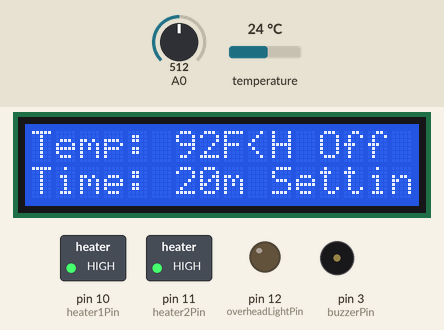
Bench run of a sketch on a simulated Arduino Uno, built with avr-gcc and run on an emulated ATmega328P. Parts: 16×2 character LCD, switched loads named in the sketch (green lamp = pin HIGH), output pins drawn as LEDs (lit = HIGH), buzzer (waves = sounding, pin HIGH). The test bench sets the inputs (shaded band); at power-on: A0 = 512, temperature 24 °C. EEPROM starts erased; what the sketch prints to the serial monitor is not drawn.

Above: at 1.2 s.
1.3 s: A0 set to 370
At 1.8 s:
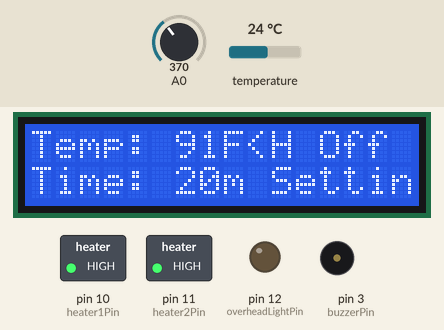
3.0 s: A0 set to 389
At 3.8 s:
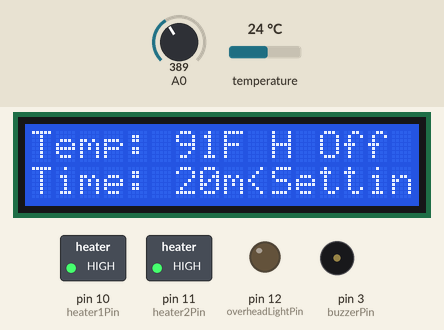
4.8 s: A0 set to 306
At 5.6 s:
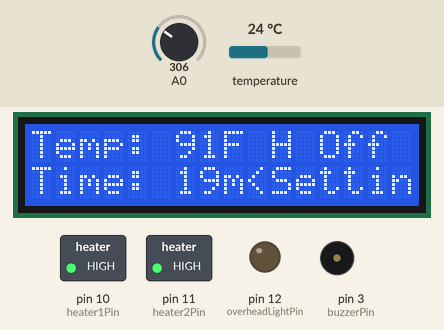
6.4 s: A0 set to 390
At 7.7 s:
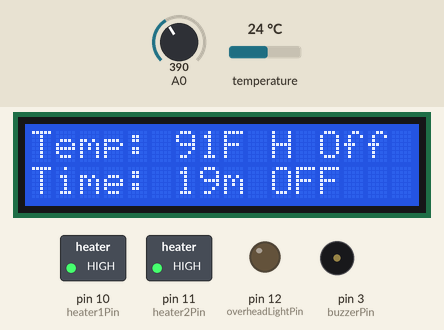
8.0 s: A0 set to 52
9.5 s: A0 set to 46
At 10.2 s:
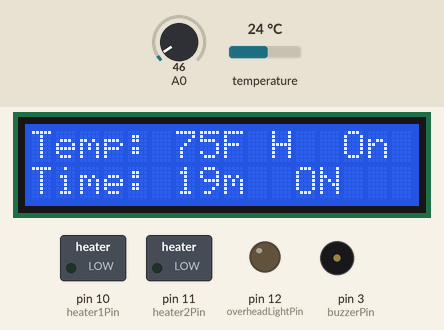
Timing chart, 0 to 12.2 s (numbered marks = the images above; inputs shaded):
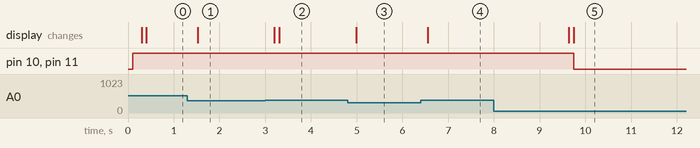

The sketch:

arduino-sauna-control.ino
```cpp
//arduinosaunacontrol
//Sauna Control to replace broken proprietary control system
//Author: formerredbeard
//Version: .8a

//Reverse Relay Operations.
//Set normallyClosed
//to true to have the Arduino send power to close the relay to engage the heaters
//or false to send power to the relay to keep the heater off and remove power to engage heater
//Note: This is only for Heaters - it will not change the Light pin output
boolean normallyClosed = false;

//Temperature Variables and Constants. Temps are in F
byte maxTemp = 195;
byte minTemp = 85;
int lowAlarmTemp = 0;
byte highAlarmTemp = 211;  //Noted the temp crested about 5-6 degrees above the setTemp temp in my sauna with heaters off so this should be at least 15 degrees above the maxTemp
byte TempLow = 0;
byte lastTemp;
byte TempSet;
float tempC;
float tempF;
byte hOFF = 0;
byte hON = 1;

//Time and Timer Variables
byte lastTime;
byte TimeSet;
unsigned long minuteTimer = 60000;
unsigned long lastMinute;

//State of operation Variables
byte opState = 0;
char setModeText[2] = { ' ', ' '};
byte setModeLevel = 0;
String displayOpMode[2] = { "     ", "OFF"};

//Pins for Output
byte heater1Pin = 10;
byte heater2Pin = 11;
byte overheadLightPin = 12;
byte buzzerPin = 3;

//Variables for EEPROM
#include <EEPROM.h>
byte LastTempAddr = 0;
byte LastTimeAddr = 1;

//Temperature Sensor
#include <OneWire.h>
#include <DallasTemperature.h>
//Temperature Probe connected to Pin 2
#define ONE_WIRE_BUS 2
OneWire oneWire(ONE_WIRE_BUS);
DallasTemperature sensors(&oneWire);
//DeviceAddress SensorAddr = { 0x28, 0xFF, 0x55, 0x8E, 0x03, 0x15, 0x02, 0x88 };
DeviceAddress SensorAddr;

//Display and Button Variables
//LCD Screen - RobotDyn
#include <LiquidCrystal.h>
LiquidCrystal lcd(8, 9, 4, 5, 6, 7);
// define some values used by the panel    buttons
int lcd_key     = 0;
int adc_key_in  = 0;
#define btnONOFF  0
#define btnUP     1
#define btnDOWN   2
#define btnMODE   3
#define btnLIGHT  4
#define btnNONE   5
char displayUnit[2] = { 'F', 'm'};
byte displayItem[2];
String displayPrefix[2] = { "Temp: ", "Time: "};
byte btnPressed;
byte blinkLightCounter = 0;
String lineDisplay;
byte s;
byte len;
long lastDebounceTime = 0;   // the last time the output pin was toggled
byte debounceDelay = 15;     // Adjust for jitter (if you get a false reading increase this number)
byte lastButtonState;    // the previous reading from the input pin
byte pressedBtn = 0;

// ---------------------------------------------------
//Start of Function Definitions

// read the buttons
int read_LCD_buttons(){
 adc_key_in = analogRead(0);      // read the value from the sensor

 //my buttons when read are centered at these valies: 0, 144, 329, 504, 741
 // we add approx 50 to those values and check to see if we are close
 // if (adc_key_in > 1000) return btnNONE; // W e make this the 1st option for speed reasons since it will be the most likely result
 // For V1.1 us this threshold
 /* if (adc_key_in < 50)   return btnONOFF;
 if (adc_key_in < 250)  return btnUP;
 if (adc_key_in < 450)  return btnDOWN;
 if (adc_key_in < 650)  return btnMODE;
 if (adc_key_in < 850)  return btnLIGHT;
*/
 byte tmpButtonState = btnNONE;  // when all others fail, tmpButtonState = ...
 if (adc_key_in < 790)  tmpButtonState = btnLIGHT;
 if (adc_key_in < 555)  tmpButtonState = btnMODE;
 if (adc_key_in < 380)  tmpButtonState = btnDOWN;
 if (adc_key_in < 195)  tmpButtonState = btnUP;
 if (adc_key_in < 50)   tmpButtonState = btnONOFF;

 //Serial.print("tmpButtonState");
 //Serial.println(tmpButtonState);

    // If the switch changed (due to noise OR pressing)
    if (tmpButtonState != lastButtonState) {
        // reset the debouncing timer
        lastDebounceTime = millis();
        lastButtonState = tmpButtonState;
        pressedBtn = 1;
    }

   if (((millis() - lastDebounceTime) > debounceDelay) and (pressedBtn > 0)) {
        // Assume this press is legitimate, so set it as btnPressed
        pressedBtn = 0;
        return tmpButtonState;
    }
 return btnNONE;
}

void updateDisplay() {
//  Serial.println(LineNum);
  byte LineNum;
  for (LineNum=0; LineNum<2; LineNum++){
    lineDisplay =displayPrefix[LineNum] + String(displayItem[LineNum]) + displayUnit[LineNum] + setModeText[LineNum] + displayOpMode[LineNum];
    len=lineDisplay.length();
    for(s=0; s<16-len; s++) lineDisplay+=" ";
    lcd.setCursor(0,LineNum);
    lcd.print(lineDisplay);
//    Serial.println(lineDisplay);
  }
}

void setTemp(int incTemp){
  TempSet=TempSet + incTemp;
  if (TempSet < minTemp) TempSet=minTemp;
  if (TempSet > maxTemp) TempSet=maxTemp;
  displayItem[0]=TempSet;
  TempLow = TempSet - 2;
}

void setTime(int incTime){
  TimeSet=TimeSet + incTime;
  if (TimeSet < 1) TimeSet=1;
  if (TimeSet > 99) TimeSet=99;
  displayItem[1]=TimeSet;
}

void turnOff(){
    displayOpMode[0]="    ";
    displayOpMode[1]="OFF";
    displayItem[0]=TempSet;
    displayItem[1]=TimeSet;
    heaterCtrl(hOFF);
    updateDisplay();
    opState = 0;
}

void heaterCtrl(boolean hctrl){
   if (hctrl) {
    displayOpMode[0] = "H  On";
   }
   else {
    displayOpMode[0] = "H Off";
   }

   //Reverse if necessary
   if (!normallyClosed) {
     hctrl = !hctrl;
   }


   digitalWrite(heater1Pin, hctrl);
   digitalWrite(heater2Pin, hctrl);
}

void OnState(){
    //check buttons
    btnPressed = read_LCD_buttons();
//    if (btnPressed != btnNONE) {
      switch (btnPressed) {
        case btnONOFF:
         turnOff();
         delay(3000);  //until I get Debouncing Buttons fixed. After that likely change to 3000
         return;
         break;
        case btnLIGHT:
         digitalWrite(overheadLightPin, !digitalRead(overheadLightPin));
         delay(1500); //Without a delay the unit would lose connection with the Temp Probe briefly when toggling light. Did not test what min delay here would be.
         Serial.print("Light State: ");
         Serial.println(digitalRead(overheadLightPin));

         break;
//      }
    }
    //check timer
    if ((millis() - lastMinute) > minuteTimer) {
        lastMinute=millis();
        if (--displayItem[1] < 1){
          turnOff();
          //Sound End Buzzer and Blink Light
          while (blinkLightCounter < 14) {
                blinkLightCounter++;
                digitalWrite(overheadLightPin, !digitalRead(overheadLightPin));
                tone(buzzerPin, 1000);
                delay(400);
                noTone(buzzerPin);
                delay (400);
          }
          blinkLightCounter = 0;
          return;
        }
    }
    //check temp and take appropriate actions with the heaters
    tempC = sensors.getTempC(SensorAddr);
    tempF = DallasTemperature::toFahrenheit(tempC);
    Serial.println(tempF);

    displayItem[0]=tempF;
    if ((tempF > highAlarmTemp) or (tempF < lowAlarmTemp)){
      opState = 3;
    }
    if (tempF > TempSet) {
      //turn off heaters
      heaterCtrl(hOFF);
    }
    if (tempF < TempLow) {
      //turn on heaters
      heaterCtrl(hON);
    }

    //Update Display
    updateDisplay();

}

void OffState(){
    //check buttons
    btnPressed = read_LCD_buttons();
    switch (btnPressed) {
      case btnONOFF:
         opState = 1; //Change to OnState
         //delay(3000); //just till I learn how to debounce the buttons
         displayOpMode[1]=" ON";
         updateDisplay();
         if (lastTemp!=TempSet) {
          lastTemp = TempSet;
          EEPROM.write(LastTempAddr,TempSet);
         }
         if (lastTime!=TimeSet){
          lastTime = TimeSet;
          EEPROM.write(LastTimeAddr,lastTime);
         }
         //Set time for timer to start

         updateDisplay();
         lastMinute=millis();
         break;
      case btnLIGHT:
         digitalWrite(overheadLightPin, !digitalRead(overheadLightPin));
         Serial.print("Light State: ");
         Serial.println(digitalRead(overheadLightPin));
         break;
      case btnMODE:
         opState = 2; //Change to SetState
         setModeLevel = 0;
         displayOpMode[1]="Settings";
         updateDisplay();
         break;
    }

}

void SetState(){
    updateDisplay();
    setModeText[setModeLevel] = '<';
    updateDisplay();
    //check buttons
    btnPressed = read_LCD_buttons();
    switch (btnPressed) {
      case btnUP:
         if (setModeLevel < 1) {
         setTemp(1);
         }
         else {
         setTime(1);
         }
         break;
      case btnDOWN:
         if (setModeLevel < 1) {
         setTemp(-1);
         }
         else {
         setTime(-1);
         }
         break;
       case btnMODE:
         if (setModeLevel < 1){
          setModeText[setModeLevel] = ' ';
          updateDisplay();
          setModeLevel=1;

         }
         else{
          setModeText[setModeLevel] = ' ';
          setModeLevel=0;
          opState=0;
          displayOpMode[1]="OFF";
          updateDisplay();
         }
         break;
    }

    updateDisplay();
}

void alarmState(){
  heaterCtrl(hOFF);
  //Sound Alarm Bell
  lcd.setCursor(0,0);
  lcd.print("ALARM: "+String(tempF)+"F");
  lcd.setCursor(0,1);
  lcd.print("  REMOVE POWER  ");
  //Blink light first few times
  if (blinkLightCounter++ < 20) {
    digitalWrite(overheadLightPin, HIGH);
    tone(buzzerPin, 1500);
    delay(300);
    digitalWrite(overheadLightPin, LOW);
  }
  noTone(buzzerPin);
  delay(700);
  lcd.setCursor(0,0);
  lcd.print("                ");
//  delay(50000);  //added for debug troubleshooting

}


// ---------------------------------------------------
//Start of Builtin Setup and Loop function Definitions


void setup() {

  Serial.begin(9600);
  Serial.println("Sauna Test");
  opState = 0;
  lcd.begin(16, 2);
  lcd.clear();
  lastTemp = EEPROM.read(LastTempAddr);
  if((lastTemp < minTemp) || (lastTemp > maxTemp)) {
    lastTemp = 92;  //Starting temp used for testing as I could put hand on probe to warm.
  }
  TempSet = lastTemp;
  TempLow = TempSet - 1;
  displayItem[0] = TempSet;
  Serial.println("lastTemp TempSet TempLow");
  Serial.println(lastTemp);
  Serial.println(TempSet);
  Serial.println(TempLow);

  lastTime = EEPROM.read(LastTimeAddr);
  if((lastTime < 2) || (lastTime > 99)) {
    lastTime = 20;
  }
  TimeSet = lastTime;

  displayItem[1] = TimeSet;

  sensors.begin();
  if (!sensors.getAddress(SensorAddr, 0)) opState = 3;
  sensors.setResolution(SensorAddr, 9);
  Serial.println("TimeSet");
  Serial.println(TimeSet);

  updateDisplay();

  pinMode(heater1Pin, OUTPUT);
  pinMode(heater2Pin, OUTPUT);
  heaterCtrl(hOFF);
  pinMode(overheadLightPin, OUTPUT);

  pinMode(buzzerPin, OUTPUT);

  lastButtonState=btnNONE;


}

void loop() {
  Serial.println(opState);
  sensors.requestTemperatures(); // Send the command to get temperatures

  // put your main code here, to run repeatedly:
  switch (opState){
    case 0:
      OffState();
      break;
    case 1:
      OnState();
      break;
    case 2:
      SetState();
      break;
    case 3:
      alarmState();
      break;
    default:
      //Force to off state
      turnOff();
      break;
  }

}

//End of Program
```

Measured:
- the behaviour switches between 379 and 380 on A0 (found by bisection; images 1 and 2)
- the behaviour switches between 50 and 49 on A0 (found by bisection; images 4 and 5)
- after the input at 1.3 s, the display: changes after 0.22 s (image 1)
- after the input at 3.0 s, the display: first changes after 0.20 s (image 2 shows a later state)
- after the input at 4.8 s, the display: changes after 0.19 s (image 3)
- after the input at 6.4 s, the display: changes after 0.15 s (image 4)
- after the input at 8.0 s, every drawn part: stays the same
- after the input at 9.5 s, pin 10 (heater1Pin), pin 11 (heater2Pin): HIGH → LOW after 0.25 s; the display: first changes after 0.14 s (image 5 shows a later state)
